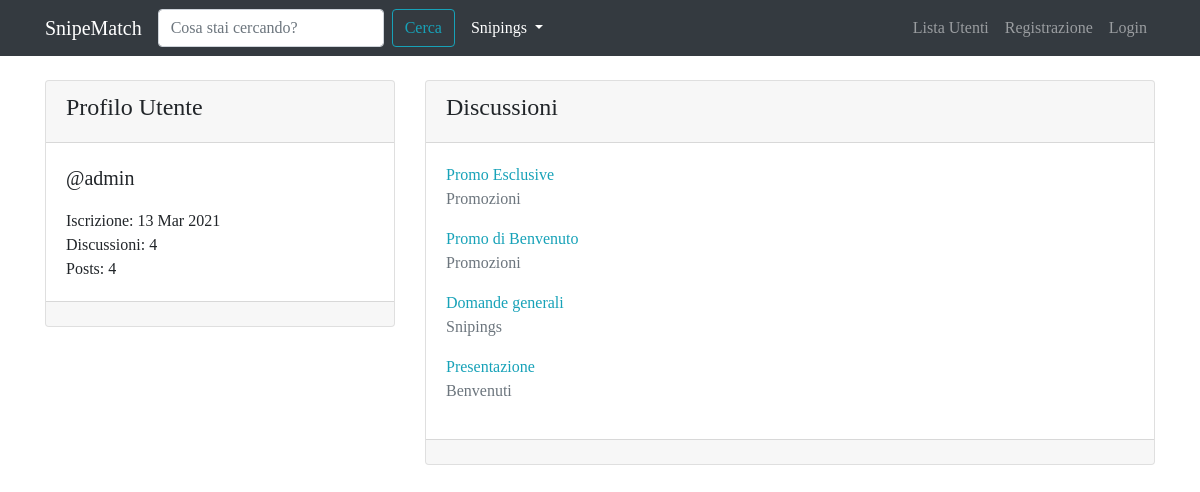
Screenshot of /user/admin/ with the database file from the repository.
### forum/models.py (models this page shows, shortened)
class Discussione(models.Model):
    titolo = models.CharField(max_length=120)
    data_creazione = models.DateTimeField(auto_now_add=True)   #auto_now_add setta la adata quando è creata la discussione
    autore_discussione = models.ForeignKey(User, on_delete=models.CASCADE, related_name="discussioni")  #col related accedo facilmente alle discussioni create da un utente
    sezione_appartenenza = models.ForeignKey(Sezione, on_delete=models.CASCADE)
    def get_absolute_url(self):
        return reverse("visualizza_discussione", kwargs={"pk": self.pk})  #gli passo come argomento la chiave primaria, perchè serve per riscostruire l'url
    class Meta:
        verbose_name = "Discussione"
        verbose_name_plural = "Discussioni"

class Sezione(models.Model):
    nome_sezione = models.CharField(max_length=80)
    descrizione = models.CharField(max_length=150, blank=True, null=True)   #blank: può non essere presente il campo; null: ouò essere null
    logo_sezione = models.ImageField(blank=True, null=True)
    def __str__(self):
        return self.nome_sezione
    class Meta:
        verbose_name = "Sezione"
        verbose_name_plural = "Sezioni"

### core/views.py (the view)
# urls.py: path("user/<str:username>/", views.user_profile_view, name="user_profile"),
def user_profile_view(request, username): #gli passo l'identificativo dello user (uso la chiave primaria)
    user = get_object_or_404(User, username=username)   #prendo lo user che ha quella chiave primaria, se non esiste ottengo 404
    discussioni_utente = Discussione.objects.filter(autore_discussione=user).order_by("-pk")
    context = {"user": user, "discussioni_utente": discussioni_utente}
    return render(request, "core/user_profile.html", context)

### core/templates/core/user_profile.html (shortened to what this page needs)
{% extends 'base.html' %}
{% block content %}
    <div class="row mt-3">
        <div class="col-4">
            <div class="card my-2">
                <div class="card-header">
                    <h4>{% if request.user == user %} Il Tuo {% endif %}Profilo Utente</h4>
                </div>
                <div class="card-body">
                    <p class="lead">@{{ user }}</p>
                    <p class="mb-0">Iscrizione: {{ user.date_joined|date:"d M Y"}}</p>
                    <p class="mb-0">Discussioni: {{ user.discussioni.count }}</p>
                    <p class="mb-0">Posts: {{ user.posts.count }}</p>
                </div>
                <div class="card-footer"></div>
            </div>
        </div>
        <div class="col-8">
            <div class="card my-2">
                <div class="card-header">
                    <h4>Discussioni</h4>
                </div>
                <div class="card-body">
                    {% for discussione in discussioni_utente %}
                        <a href="{{ discussione.get_absolute_url }}">{{ discussione.titolo }}</a>
                        <p class="text-muted">{{ discussione.sezione_appartenenza }}</p>
                    {% endfor %}
                </div>
                <div class="card-footer"></div>
            </div>
        </div>
    </div>
{% endblock content %}

### static-storage/css/agora.css (style rules this page uses)
body { font-family: 'Slabo 27px', serif; }
a, a:hover { color: #17a2b8; }

### rows the page displays
Discussione: titolo "Promo Esclusive", sezione_appartenenza "Promozioni"
Discussione: titolo "Promo di Benvenuto", sezione_appartenenza "Promozioni"
Discussione: titolo "Domande generali", sezione_appartenenza "Snipings"
Discussione: titolo "Presentazione", sezione_appartenenza "Benvenuti"

### other values shown
{{ user }} "admin"
{{ user.date_joined|date:"d M Y" }} "13 Mar 2021"
{{ user.discussioni.count }} "4"
{{ user.posts.count }} "4"
